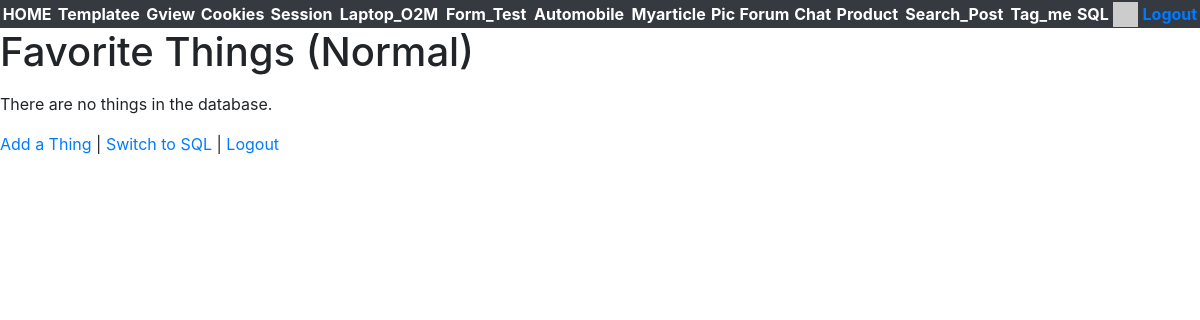
The page /favsql/ (signed in) on the database as committed earlier.
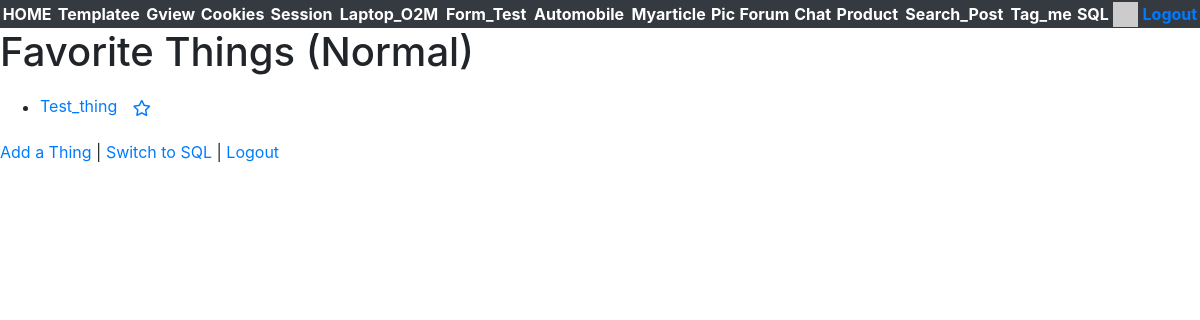
The same page on the database as committed later.
### favsql/models.py (models this page shows, shortened)
class Thing(models.Model) :
    title = models.CharField(
            max_length=200,
            validators=[MinLengthValidator(2, "Title must be greater than 2 characters")]
    )
    text = models.TextField()
    owner = models.ForeignKey(settings.AUTH_USER_MODEL, on_delete=models.CASCADE,
        related_name='favsql_thing_owner')
    favorites = models.ManyToManyField(settings.AUTH_USER_MODEL,
        through='Fav', related_name='favsql_favorite_things')
    created_at = models.DateTimeField(auto_now_add=True)
    updated_at = models.DateTimeField(auto_now=True)

### favsql/views.py (the view)
# urls.py: path('', views.ThingListView.as_view(), name='things'),
class ThingListView(OwnerListView):
    model = Thing
    template_name = "favsql/list.html"
    def get(self, request) :
        thing_list = Thing.objects.all()
        favorites = list()
        if request.user.is_authenticated:
            rows = request.user.favsql_favorite_things.values('id')
            favorites = [ row['id'] for row in rows ]
        ctx = {'thing_list' : thing_list, 'favorites': favorites}
        retval = render(request, self.template_name, ctx)
        sqldebug.print_queries()
        return retval

### favsql/sqldebug.py (called while the page is built)
def print_queries():
    retval = list()
    for i, query in enumerate(connection.queries):
        q = query['sql']
        if q.find('SELECT "django_session"."session_key"') == 0 : continue
        if q.find('SELECT "auth_user"."id", "auth_user"."password"') == 0 : continue
        print(q)

### home/context_processors.py (called while the page is built)
def settings(request):
    return {
        'settings': django_settings,
    }

### home/templatetags/app_tags.py (called while the page is built)
@register.filter(name='gravatar')
def gravatar(user, size=35):
    email = str(user.email.strip().lower()).encode('utf-8')
    email_hash = md5(email).hexdigest()
    url = "//www.gravatar.com/avatar/{0}?s={1}&d=identicon&r=PG"
    return url.format(email_hash, size)

### favsql/templates/favsql/list.html (shortened to what this page needs)
{% extends "base_bootstrap.html" %}
{% block content %}
<h1>Favorite Things (Normal)</h1>
<p>
{% if thing_list %}
<ul>
  {% for thing in thing_list %}
    <li>
        <a href="{% url 'favsql:thing_detail'  thing.id %}">{{ thing.title }}</a>
        {% if user.is_authenticated %}
        <a href="#" onclick=
             "favPost('{% url 'favsql:thing_favorite' thing.id %}', {{ thing.id }} );return false;"
            id="unfavorite_star_{{thing.id}}">
        <span class="fa-stack" style="vertical-align: middle;">
        <i class="fa fa-star-o fa-stack-1x"></i>
        </span>
        </a>
        {% endif %}
    </li>
  {% endfor %}
</ul>
{% else %}
  <p>There are no things in the database.</p>
{% endif %}
</p>
<p>
<a href="{% url 'favsql:thing_create' %}">Add a Thing</a> |
<a href="{% url 'favsql:thingsql' %}">Switch to SQL</a> |
{% if user.is_authenticated %}
<a href="{% url 'logout' %}?next={% url 'favsql:things' %}">Logout</a>
{% else %}
<a href="{% url 'login' %}?next={% url 'favsql:things' %}">Login</a>
{% endif %}
</p>
{% endblock %}

Rows that differ between the two databases and show on the page:
added Thing: title "Test_thing"
Other text that changed with them:
text no longer shown: "There are no things in the database."
